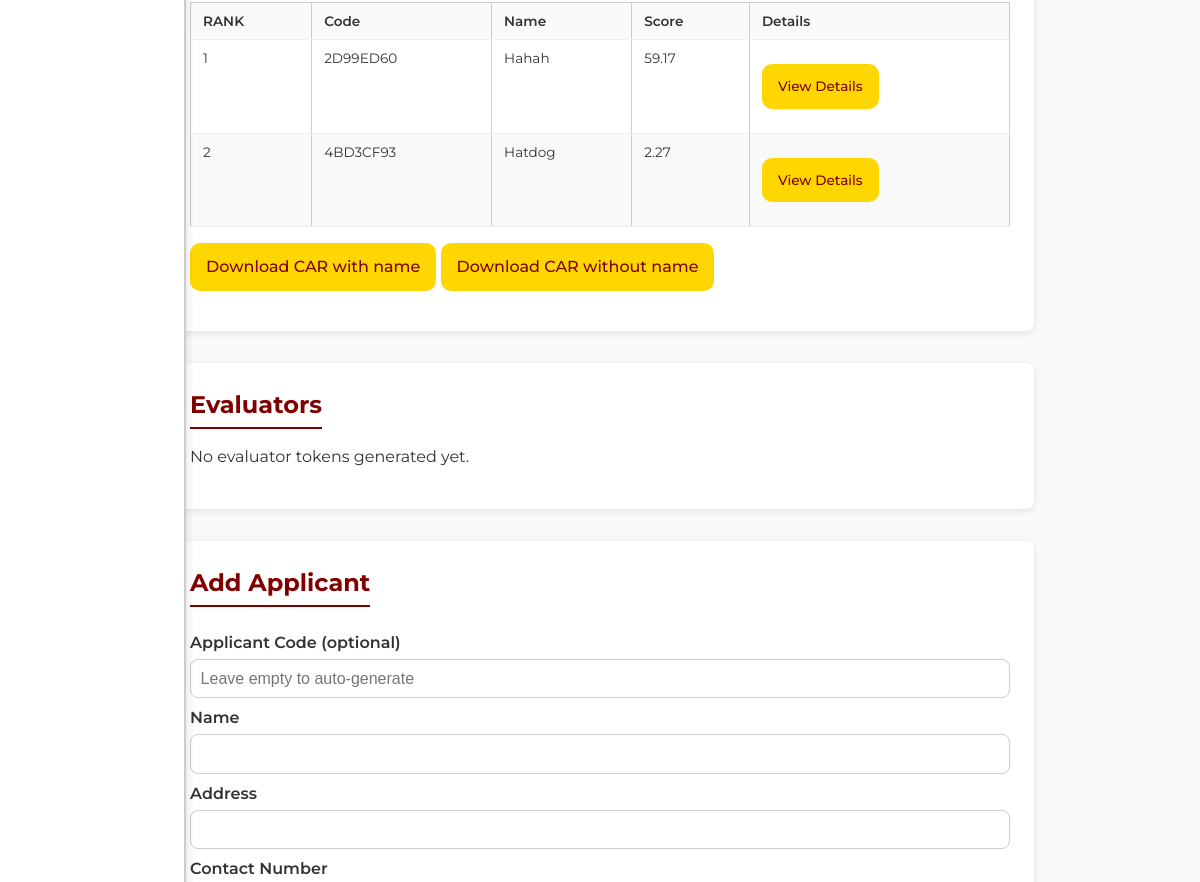
Before: /admin/interview/E382C347 (signed in, middle part) with the older database file.
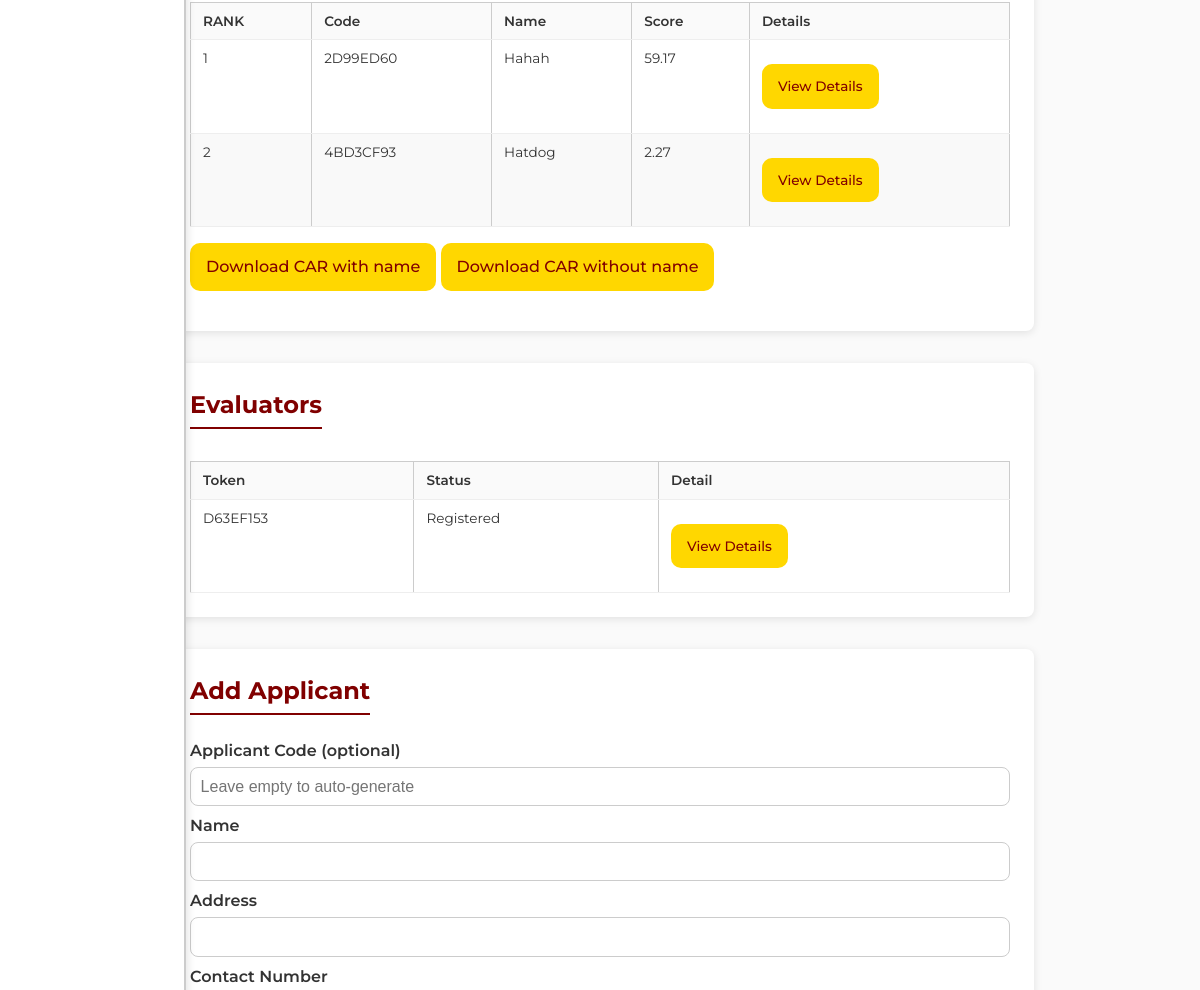
After: the same page with the newer database file.
### app.py (models this page shows)
class Applicant(db.Model):
    __tablename__ = "applicants"
    code           = db.Column(db.UnicodeText, primary_key=True)
    interview_id   = db.Column(
                       db.String(8),
                       db.ForeignKey("interviews.id", ondelete="CASCADE"),
                       nullable=False
                     )
    name           = db.Column(db.UnicodeText, nullable=False)
    address        = db.Column(db.UnicodeText, nullable=False)
    contact_number = db.Column(db.UnicodeText, nullable=False)
    email_addr     = db.Column(db.UnicodeText, nullable=False)
    birthday       = db.Column(db.Date, nullable=False)
    age            = db.Column(db.Integer, nullable=False)
    sex            = db.Column(db.String(16), nullable=False)
    raw_edu        = db.Column(db.Integer, nullable=False)
    raw_exp        = db.Column(db.Integer, nullable=False)
    raw_trn        = db.Column(db.Integer, nullable=False)
    extra_data     = db.Column(db.Text, nullable=True)
    interview      = db.relationship(
                       "Interview",
                       back_populates="applicants"
                     )

class EvaluatorToken(db.Model):
    __tablename__ = "evaluator_tokens"
    token        = db.Column(db.String(8), primary_key=True)
    interview_id = db.Column(
                      db.String(8),
                      db.ForeignKey("interviews.id", ondelete="CASCADE"),
                      nullable=False
                    )
    registered   = db.Column(db.Boolean, default=False, nullable=False)
    interview    = db.relationship(
                      "Interview",
                      back_populates="evaluator_tokens"
                    )

### app.py (the view)
@app.route("/admin/interview/<iid>")
@admin_required
def admin_interview_detail(iid):
    iv = Interview.query.get_or_404(iid)
    applicants = iv.applicants
    eval_tokens = iv.evaluator_tokens
    th = TableHandler()
    ed_labels = th.parse_table("table", "education")
    ex_labels = th.parse_table("table", "experience")
    tr_labels = th.parse_table("table", "training")
    applicant_structure = json.loads(iv.app_struct)
    applicants_total_score : list[tuple] = []
    for applicant in applicants:
        applicants_total_score.append((applicant.code, applicant.name, calculate_applicant_score(applicant_data=applicant, eval_struct=json.loads(iv.eval_struct))[0]))
    applicants_total_score = sorted(applicants_total_score, key= lambda x : -x[2])
    return render_template("admin_interview_detail.html",
                           interview=iv,
                           applicants=applicants,
                           applicant_structure=applicant_structure,
                           applicants_total_score=applicants_total_score,
                           eval_tokens=eval_tokens,
                           ed_labels=ed_labels,
                           ex_labels=ex_labels,
                           tr_labels=tr_labels)

### app.py (called while the page is built, shortened)
def calculate_applicant_score(applicant_data : Applicant, eval_struct):
    eval_records = Evaluation.query.filter_by(
         interview_id=applicant_data.interview_id,
         applicant_code=applicant_data.code
    ).all()
    applicant_data_score = calculate_baseline_score(applicant_data, applicant_data.interview)
    total_score = applicant_data_score['edu'] +applicant_data_score['exp'] + applicant_data_score['trn']
    app_json = json.loads(applicant_data.extra_data)
    eval_score = 0
    for field in app_json.keys():
        total_score += app_json[field]
    return total_score, eval_score

def admin_required(f):
    @wraps(f)
    def wrapper(*args, **kwargs):
        if not session.get("admin"):
            return redirect(url_for("admin_login"))
        return f(*args, **kwargs)
    return wrapper

### scripts/criteriatable.py (called while the page is built)
    def get_score(self, score: int, baseline: int) -> int:
        return max(score - baseline, 0)

### scripts/incrementstable.py (called while the page is built)
    def get_score(self, un_transmutated_score: int, table: dict[str, dict[str, int]]) -> int:
        if not table:
            raise ValueError("No increments table provided.")
        sorted_keys = sorted(table.keys(), key=lambda x: int(x))
        for bracket in sorted_keys:
            if un_transmutated_score <= table[bracket]["MAX"]:
                return int(bracket)
        return int(sorted_keys[-1])

### scripts/table_handler.py (called while the page is built)
    def parse_table(self, t_type: str = "table", s_type: str = "education") -> dict:
        path = f"{PATHS[t_type]}/{s_type}.json"
        try:
            with open(path, encoding="utf-8") as fp:
                return json.load(fp)
        except FileNotFoundError:
            return {}

### templates/admin_interview_detail.html (shortened to what this page needs)
<!doctype html>
<html lang="en">
<head>
  <link href="https://cdnjs.cloudflare.com/ajax/libs/font-awesome/6.4.0/css/all.min.css" rel="stylesheet">
  <link rel="stylesheet" href="{{ url_for('static', filename='./css/admin_interview_detail.css') }}">
</head>
<body>
  <main class="content-container" role="main">
    <div class="tab-nav">
    </div>
    <section id="results">
      {% if applicants %}
      <div class="table-container">
        <table class="detail-table" id="qual-tableResults">
          <thead>
            <tr>
              <th>RANK</th>
              <th>Code</th>
              <th>Name</th>
              <th>Score</th>
              <th>Details</th>
            </tr>
          </thead>
          <tbody>
            {% for score in applicants_total_score %}
            <tr>
              <td>{{ loop.index }}</td>
              <td>{{ score[0] }}</td>
              <td>{{ score[1] }}</td>
              <td>{{ score[2] | round(2) }}</td>
              <td>
                <a href="{{ url_for('applicant_detail', code=score[0]) }}"
                   class="btn">View Details</a>
              </td>
            </tr>
            {% endfor %}
          </tbody>
        </table>
      </div>
      <a href="{{ url_for('download_interview_CAR', code=interview.id, f_type='with_name') }}"
         class="btn">Download CAR with name</a>
      <a href="{{ url_for('download_interview_CAR', code=interview.id, f_type='without_name') }}"
         class="btn">Download CAR without name</a>
      {% else %}
      <p>No applicants added yet.</p>
      {% endif %}
    </section>
    <section id="evaluators">
      <h2>Evaluators</h2>
      {% if eval_tokens %}
      <table class="detail-table">
        <thead>
          <tr>
            <th>Token</th>
            <th>Status</th>
            <th>Detail</th>
          </tr>
        </thead>
        <tbody>
          {% for et in eval_tokens %}
          <tr>
            <td>{{ et.token }}</td>
            <td>{{ 'Registered' if et.registered else 'Not Registered' }}</td>
            <td>
              <a href="{{ url_for('evaluator_detail', token=et.token) }}" class="btn">View Details</a>
            </td>
          </tr>
          {% endfor %}
        </tbody>
      </table>
      {% else %}
      <p>No evaluator tokens generated yet.</p>
      {% endif %}
    </section>
    {% if interview.status == "open"%}
    <section id="add-applicant">
      <h2>Add Applicant</h2>
      <form method="post" action="{{ url_for('add_applicant') }}">
        <label>Applicant Code (optional)
          <input name="applicant_code" placeholder="Leave empty to auto-generate">
        </label>
        <label>Name
          <input name="name" required>
        </label>
        <label>Address
          <input name="address" required>
        </label>
        <label>Contact Number
        </label>
      </form>
    </section>
    {% endif %}
  </main>
</body>
</html>

### static/css/admin_interview_detail.css (style rules this page uses)
:root { --maroon: #800000; --yellow: #FFD700; --bg-light: #FAFAFA; --text: #333; --border: #CCC; --font: 'Montserrat', Arial, sans-serif; --radius: 8px; --gap: 1rem; padding-left: 0; --header-height: 80px; --footer-height: 60px; }
*, *::before, *::after { box-sizing: border-box; margin: 0; padding: 0; }
body { padding-top: 20px; padding-bottom: var(--footer-height); font-family: var(--font); background: var(--bg-light); color: var(--text); line-height: 1.5; }
.tab-nav { position: fixed; top: var(--header-height); bottom: var(--footer-height); left: 0; width: var(--sidebar-width); height: 90vh; background: rgba(255, 255, 255, 0.95); border-right: 2px solid var(--border); box-shadow: 2px 0 8px rgba(0, 0, 0, 0.1); z-index: 1000; overflow-y: auto; display: flex; flex-direction: column; padding: calc(var(--header-height) + var(--hr-height) + 1rem) 1rem 1rem; backdrop-filter: blur(10px); }
.content-container { max-width: 900px; margin: calc(var(--header-height) + var(--gap)) auto calc(var(--footer-height) + var(--gap)); padding: 0 var(--gap); position: relative; z-index: 1; }
a.btn { display: inline-block; margin-bottom: var(--gap); margin-top: var(--gap); padding: 0.75rem 1rem; color: var(--maroon); text-decoration: none; font-weight: 500; transition: background 0.2s ease; border-radius: 10px; background-color: var(--yellow); }
section { background: #fff; border-radius: var(--radius); box-shadow: 0 2px 8px rgba(0, 0, 0, 0.1); padding: 1.5rem; margin-bottom: 2rem; position: relative; z-index: 600; }
section h2 { font-size: 1.5rem; color: var(--maroon); border-bottom: 2px solid var(--maroon); display: inline-block; padding-bottom: 0.25rem; margin-bottom: var(--gap); }
table { width: 100%; border-collapse: collapse; margin-top: var(--gap); }
th, td { padding: 0.75rem 1rem; border: 1px solid var(--border); vertical-align: top; }
th { background: var(--bg-light); font-weight: 600; text-align: left; }
tbody tr:nth-child(even) { background: #f9f9f9; }
label { display: block; font-weight: 600; margin: 0.5rem 0 0.25rem; }
input, select, textarea { width: 100%; padding: 0.6rem; border: 1px solid var(--border); border-radius: var(--radius); font-size: 1rem; margin-top: 0.25rem; }
html { scroll-behavior: smooth; scroll-padding-top: var(--header-height); }
section { scroll-margin-top: calc(var(--header-height) + var(--hr-height) + 5px); }
@media (max-width: 1440px) { .tab-nav { height: auto; } }
.detail-table { width: 100%; border-collapse: collapse; }
.detail-table th, .detail-table td { padding: 0.5rem 0.75rem; font-size: 0.85rem; border-bottom: 1px solid #eee; text-align: left; }
.detail-table thead th { position: sticky; top: 0; background: #fafafa; z-index: 2; }

Changed rows visible on the page:
added EvaluatorToken: token "D63EF153", registered "Registered"
Other visible differences:
text no longer shown: "No evaluator tokens generated yet."
text now shown: "Token Status Detail"
